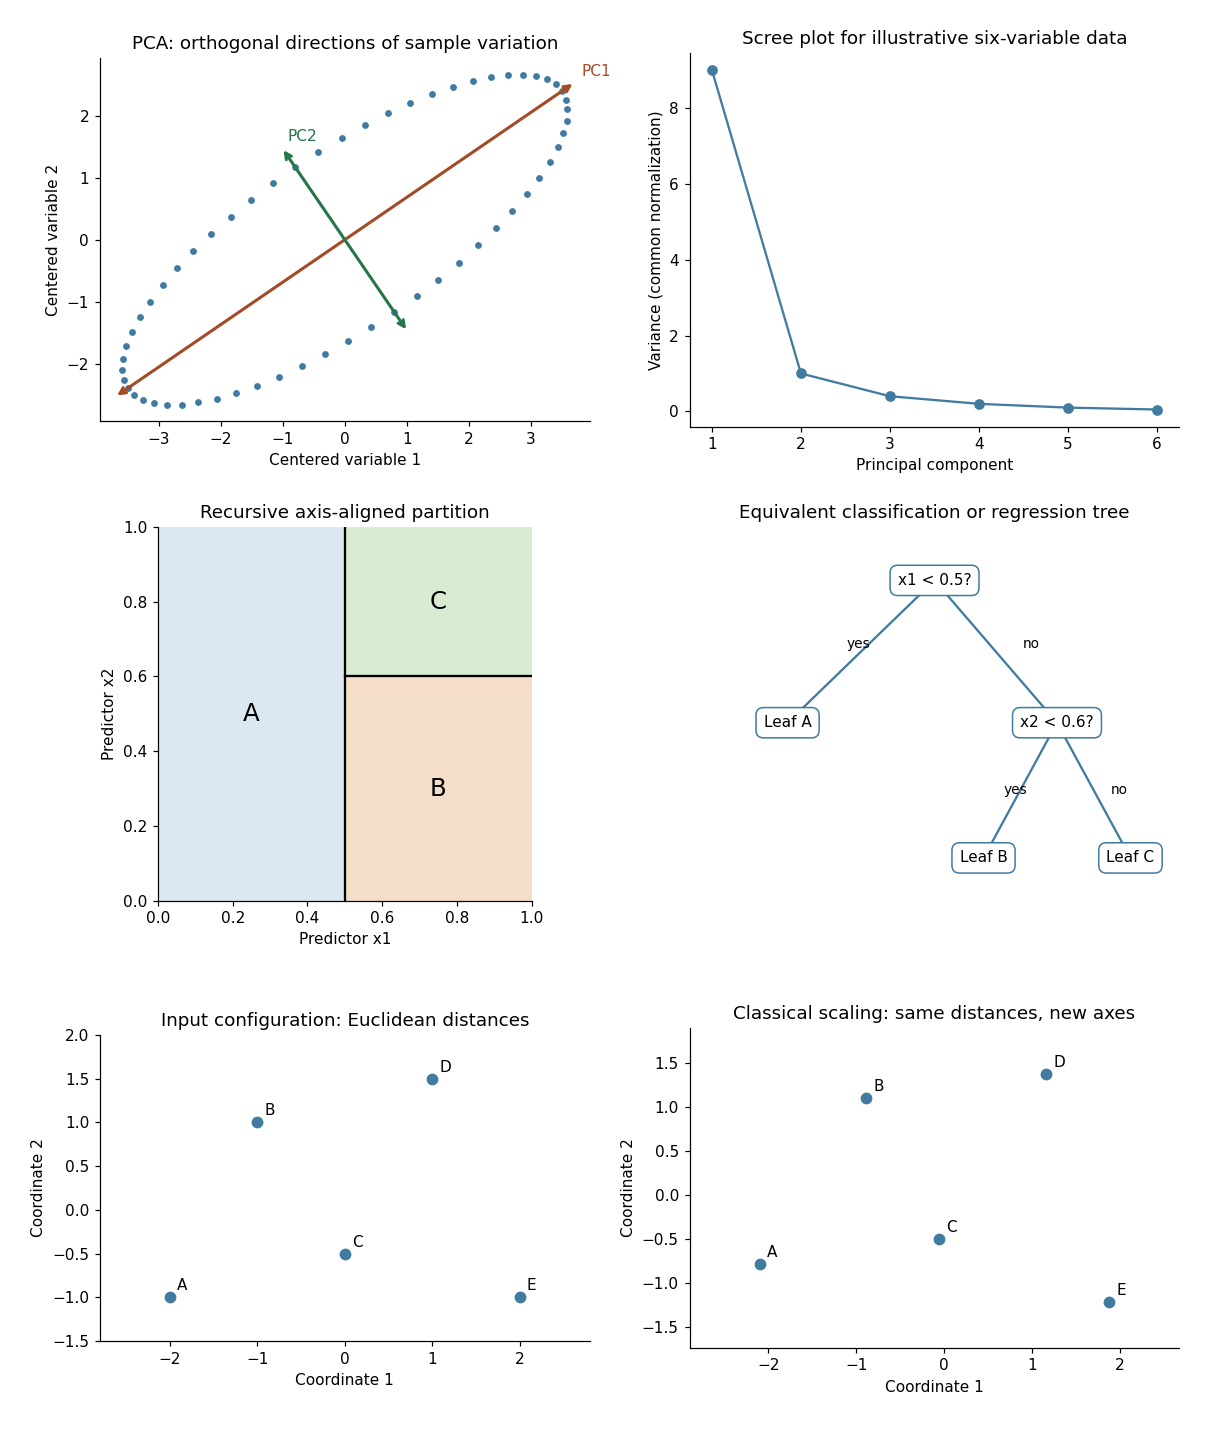

The script that saved this image:
"""Original statistical sketches. Python 3.14/NumPy 2.3/Matplotlib 3.10.
Writes only paper-43-methods.png to caller cwd; respects caller MPLCONFIGDIR.
"""
import numpy as np
import matplotlib.pyplot as plt
from matplotlib.patches import Rectangle


def main():
    fig,axes=plt.subplots(3,2,figsize=(11,13))
    ax=axes[0,0]
    t=np.linspace(0,2*np.pi,60,endpoint=False)
    theta=.6; rot=np.array([[np.cos(theta),-np.sin(theta)],[np.sin(theta),np.cos(theta)]])
    points=np.column_stack([np.sqrt(18)*np.cos(t),np.sqrt(2)*np.sin(t)])@rot.T
    ax.scatter(*points.T,s=12,color='#427ba0')
    for j,col in enumerate(['#a44b25','#247547']):
        v=rot[:,j]*[4.5,1.8][j]
        ax.annotate('',xy=v,xytext=-v,arrowprops={'arrowstyle':'<->','color':col,'lw':2})
        ax.text(*(v+np.array([.1,.1])),f'PC{j+1}',color=col)
    ax.set_aspect('equal');ax.set_xlabel('Centered variable 1');ax.set_ylabel('Centered variable 2')
    ax.set_title('PCA: orthogonal directions of sample variation')
    ax=axes[0,1];values=np.array([9,1,.4,.2,.1,.05])
    ax.plot(range(1,7),values,'o-',color='#427ba0')
    ax.set_xticks(range(1,7));ax.set_xlabel('Principal component');ax.set_ylabel('Variance (common normalization)')
    ax.set_title('Scree plot for illustrative six-variable data')
    ax=axes[1,0]
    for xy,w,h,col,label in [((0,0),.5,1,'#dbe8f1','A'),((.5,0),.5,.6,'#f5dec9','B'),((.5,.6),.5,.4,'#daebd4','C')]:
        ax.add_patch(Rectangle(xy,w,h,facecolor=col,edgecolor='none'))
        ax.text(xy[0]+w/2,xy[1]+h/2,label,ha='center',va='center',fontsize=16)
    ax.plot([.5,.5],[0,1],color='black');ax.plot([.5,1],[.6,.6],color='black')
    ax.set_xlim(0,1);ax.set_ylim(0,1);ax.set_aspect('equal');ax.set_xlabel('Predictor x1');ax.set_ylabel('Predictor x2')
    ax.set_title('Recursive axis-aligned partition')
    ax=axes[1,1]
    nodes={'root':(.5,.9),'A':(.2,.5),'right':(.75,.5),'B':(.6,.12),'C':(.9,.12)}
    for a,b in [('root','A'),('root','right'),('right','B'),('right','C')]:
        ax.plot([nodes[a][0],nodes[b][0]],[nodes[a][1],nodes[b][1]],color='#427ba0')
    labels={'root':'x1 < 0.5?','right':'x2 < 0.6?','A':'Leaf A','B':'Leaf B','C':'Leaf C'}
    for n,(x,y) in nodes.items():ax.text(x,y,labels[n],ha='center',va='center',bbox={'facecolor':'white','edgecolor':'#427ba0','boxstyle':'round,pad=0.5'})
    for x,y,label in [(.32,.71,'yes'),(.68,.71,'no'),(.64,.3,'yes'),(.86,.3,'no')]:ax.text(x,y,label,fontsize=9)
    ax.set_xlim(0,1);ax.set_ylim(0,1.05);ax.axis('off');ax.set_title('Equivalent classification or regression tree')
    # An exact Euclidean distance example, independently recovered by double centering.
    P=np.array([[-2,-1],[-1,1],[0,-.5],[1,1.5],[2,-1]],dtype=float)
    D=np.linalg.norm(P[:,None,:]-P[None,:,:],axis=2)
    H=np.eye(5)-np.ones((5,5))/5
    G=-.5*H@(D**2)@H
    eigen,U=np.linalg.eigh(G);indices=np.argsort(eigen)[::-1][:2]
    X=U[:,indices]*np.sqrt(eigen[indices])
    for ax,Q,title in [(axes[2,0],P,'Input configuration: Euclidean distances'),(axes[2,1],X,'Classical scaling: same distances, new axes')]:
        ax.scatter(*Q.T,color='#427ba0',s=45)
        for i,(x,y) in enumerate(Q):ax.text(x+.08,y+.08,chr(65+i))
        ax.set_aspect('equal');ax.margins(.2);ax.set_xlabel('Coordinate 1');ax.set_ylabel('Coordinate 2');ax.set_title(title)
    for ax in axes.flat:
        if ax.axison:ax.spines[['top','right']].set_visible(False)
    fig.tight_layout(pad=2)
    fig.savefig('paper-43-methods.png',dpi=110,facecolor='white',transparent=False)
    plt.close(fig)


if __name__=='__main__':main()
